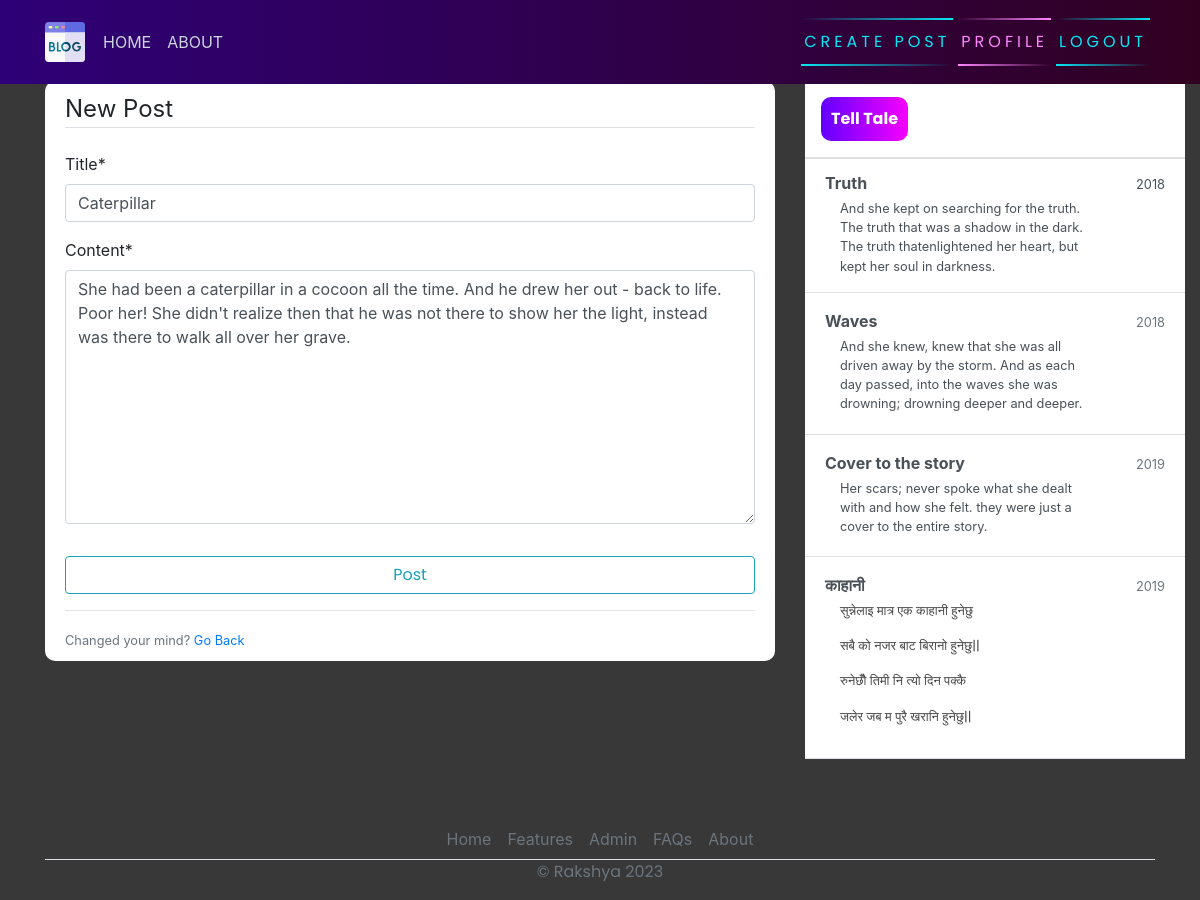
Screenshot of /post/30/update (signed in) with the database file from the repository.
### blog/models.py (models this page shows, shortened)
class Post(models.Model):
    title = models.CharField(max_length=200)
    content = models.TextField()
    date_posted = models.DateTimeField(default=timezone.now)
    author = models.ForeignKey(User, on_delete=models.CASCADE)

### blog/views.py (the view, shortened to what this page needs)
# urls.py: path('post/<int:pk>/update', PostUpdateView.as_view(), name="blog-update"),
class PostUpdateView(LoginRequiredMixin, UserPassesTestMixin, UpdateView):
    model = Post
    fields = ['title', 'content']
    def test_func(self):
        post = self.get_object()
        if self.request.user == post.author:
            return True
        return False

### blog/templates/blog/post_form.html (shortened to what this page needs)
{% extends 'blog/base.html' %}
{% load crispy_forms_tags %}
{% block content %}
    <div class="content-section">
        <form action="" method="post">
            <fieldset class="form-group">
                <legend class="border-bottom mb-4">New Post</legend>
                {{ form|crispy }}
            </fieldset>
            <div class="form-group">
                <button class="btn btn-outline-info" type="submit">Post</button>
            </div>
        </form>
        <div class="border-top pt-3">
            <small class="text-muted">Changed your mind? <a href="{% url 'blog-home' %}">Go Back</a></small>
        </div>
    </div>
{% endblock content %}

### blog/static/blog/main.css (style rules this page uses)
body { background-color: rgb(56, 56, 56); margin-top: 5rem; background-size: contain; background-repeat: no-repeat; }
.content-section { background: #ffffff; padding: 10px 20px; border-radius: 10px; margin-bottom: 20px; }
button { font-family: 'Poppins', sans-serif; border: none; outline: 0; display: inline-block; padding: 8px; color: white; background-color: #000; text-align: center; cursor: pointer; width: 100%; font-size: 18px; transition: 1s; background: linear-gradient(270deg, rgb(247, 0, 255) 0%, rgb(98, 0, 255) 100%); }

### rows the page displays
Post: title "Caterpillar", content "She had been a caterpillar in a cocoon all the time. And he drew her out - back to life. Poor her! She didn't realize then that he was not there to show her the light, instead was there to walk all over her grave."
